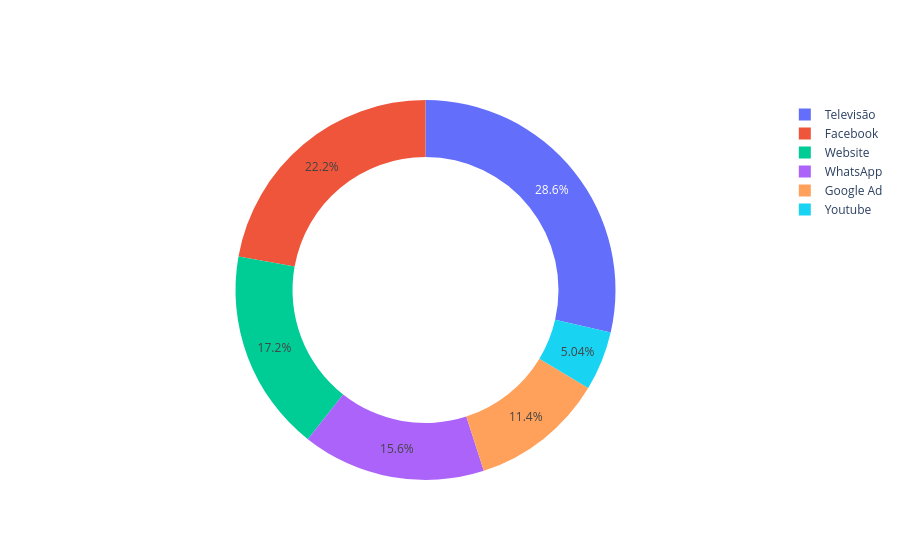

The notebook cell saved with this chart:
### Code cell
fig6 = go.Figure()
fig6.add_trace(
    go.Pie(labels=df6['Meio de Propaganda'],
           values=df6['Valor Pago'],
           hole=.7
           ))

### Figure 1 — Plotly figure (JSON) as saved in the notebook; plotly's stock layout.template omitted (floating-point values rounded to 4 significant figures)
{"data": [{"hole": 0.7, "labels": ["Facebook", "Google Ad", "Televisão", "Website", "WhatsApp", "Youtube"], "type": "pie", "values": [3546000000, 1823000000, 4572000000, 2749000000, 2494000000, 806000000]}], "layout": {}}
